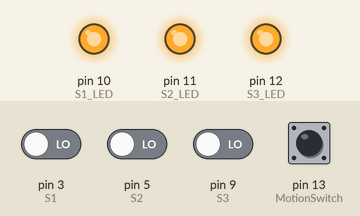
This sketch was run on a simulated Arduino Uno, built with avr-gcc and run on an emulated ATmega328P. On the bench: output pins drawn as LEDs (lit = HIGH). The inputs (shaded band) are chosen by the test bench; at power-on: pin 3 (S1), pin 5 (S2), pin 9 (S3), pin 13 (MotionSwitch) LOW.

Above: at 1.2 s.
1.3 s: pin 3 (S1) driven HIGH
At 2.5 s:
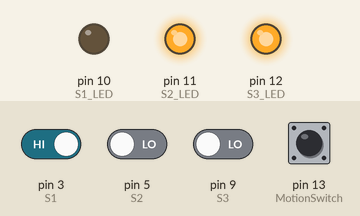
2.8 s: pin 5 (S2) driven HIGH
At 3.9 s:
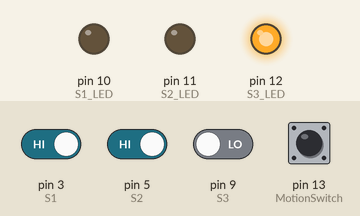
4.3 s: pin 9 (S3) driven HIGH
At 5.0 s:
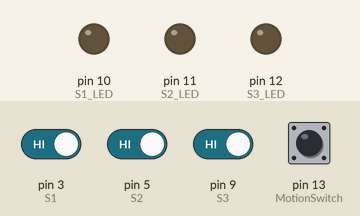
5.8 s: pin 3 (S1) driven LOW
At 6.2 s:
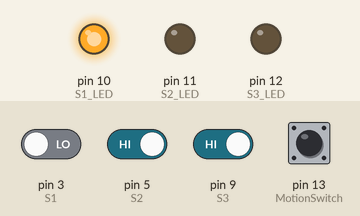
7.3 s: pin 5 (S2) driven LOW
At 8.5 s:
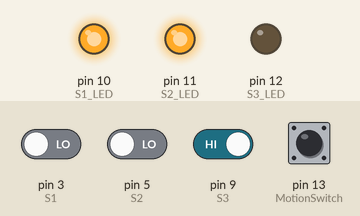
8.8 s: pin 3 (S1) driven HIGH
At 9.7 s:
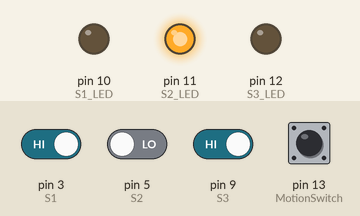
Timing chart, 0 to 11.3 s (numbered marks = the images above; inputs shaded):
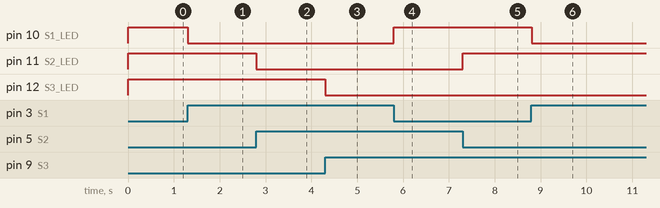

The sketch:

multiple_motion_display.ino
```cpp
// 센서 3개 연결
// 디지털 신호 받음
// 각각의 센서에서 모션 감지 시 LED  출력


/* 센서가 모션 감지됐을 때 0 출력하면 0, 1 출력하면 1 */
/* 모션 감지 시
 * 0 출력하는 센서: D80NK
 * 1 출력하는 센서: RCWL-0516, PIR
 */
//const int motion = 0;
//const int motion = 1;
int motion = 1;

/* 스위치, 연결되면 motion = 0, 연결 안 되면 motion = 1 */
/* 스위치 안 쓸 거면 주석처리 */
const int MotionSwitch = 13;


/* 측정 딜레이 설정 */
const float d = 100;

// 센서 01
const int S1 = 3;
const int S1_LED = 10;

// 센서 02
const int S2 = 5;
const int S2_LED = 11;

// 센서 03
const int S3 = 9;
const int S3_LED = 12;


void setup() {
  Serial.begin(9600);

  pinMode(S1, INPUT);
  pinMode(S2, INPUT);
  pinMode(S3, INPUT);

  pinMode(S1_LED, OUTPUT);
  pinMode(S2_LED, OUTPUT);
  pinMode(S3_LED, OUTPUT);

  pinMode(MotionSwitch, INPUT_PULLUP);

  if (digitalRead(MotionSwitch) == HIGH) {
    motion = 1;
  } else {
    motion = 0;
  }
}


void loop() {

  if (digitalRead(S1) == motion) {
    digitalWrite(S1_LED, HIGH); }
  else {
    digitalWrite(S1_LED, LOW); }

  if (digitalRead(S2) == motion) {
    digitalWrite(S2_LED, HIGH); }
  else {
    digitalWrite(S2_LED, LOW); }

  if (digitalRead(S3) == motion) {
    digitalWrite(S3_LED, HIGH); }
  else {
    digitalWrite(S3_LED, LOW); }

  delay(d);
}
```

Measured:
- after the input at 1.3 s, pin 10 (S1_LED): HIGH → LOW at once
- after the input at 2.8 s, pin 11 (S2_LED): HIGH → LOW at once
- after the input at 4.3 s, pin 12 (S3_LED): HIGH → LOW at once
- after the input at 5.8 s, pin 10 (S1_LED): LOW → HIGH at once
- after the input at 7.3 s, pin 11 (S2_LED): LOW → HIGH at once
- after the input at 8.8 s, pin 10 (S1_LED): HIGH → LOW at once
